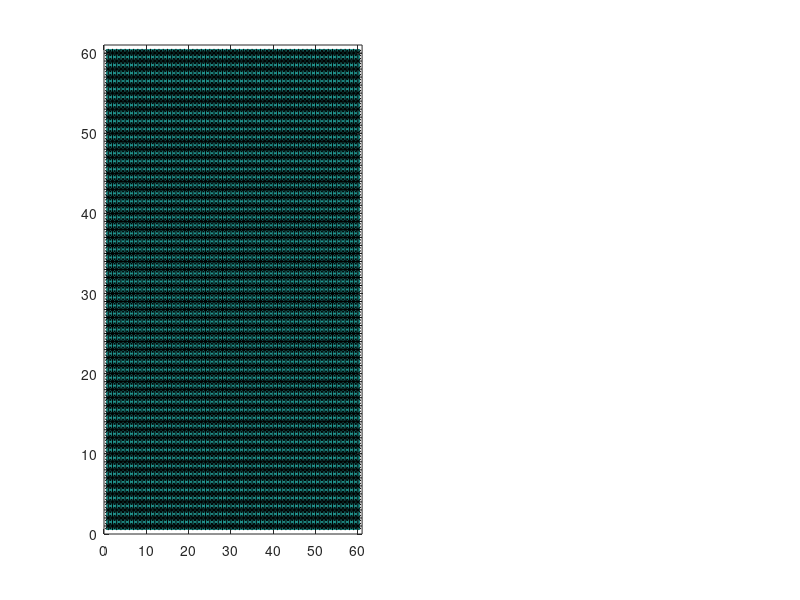

This chart was generated by the following MATLAB code: (Note: this script raises an error after producing the figure.)
clear all;
clc;
% close all;


voxel_num = 10^2;
POP_per_voxel = 6^2;
POP_num = voxel_num * POP_per_voxel;

FPM = zeros(sqrt(POP_num),sqrt(POP_num));
ditherer = ones(2,2);

x = linspace(1,sqrt(POP_num),sqrt(POP_num));
y = x;
[X,Y] = meshgrid(x,y);

ditherer_x = linspace(1,sqrt(POP_per_voxel),sqrt(POP_per_voxel));
ditherer_y = ditherer_x;
[ditherer_X, ditherer_Y] = meshgrid(ditherer_x,ditherer_y);


%% Plot Initial
figure(1);
subplot(1,2,1)
imagesc(x,y,FPM);
hold on
plot(X,Y,'k*');
hold off
axis xy;
axis([0,sqrt(POP_num)+1,0,sqrt(POP_num)+1]);
sqar;
subplot(1,2,2)
imagesc(ditherer_x,ditherer_y,ditherer)
hold on
plot(ditherer_X,ditherer_Y,'k*')
hold off
axis xy;
sqar;
colormap(gray(256));
drawnow;
% 
% 
% %% Set the first column
% 
% for m = 1:length(x)-1
%     for n = 1:sqrt(POP_per_voxel)
%         FPM(m,n) = FPM(m,n) + 1;
%         FPM(m+1,n) = FPM(m+1,n) + 1;
%     end
% end
% 
% figure(1);
% subplot(1,2,1)
% % imagesc(x,y,FPM);
% hold on
% for m = 1:length(x)
%     for n = 1:length(y)
%         if FPM(m,n) == 1
%             plot(X(m,n),Y(m,n),'g*');
%         elseif FPM(m,n) == 2
%             plot(X(m,n),Y(m,n),'b*');
%         elseif FPM(m,n) == 0
%             plot(X(m,n),Y(m,n),'k*');
%         end
%     end
% end
% 
% hold off
% axis xy;
% axis([0,sqrt(POP_num)+1,0,sqrt(POP_num)+1]);
% sqar;
% drawnow;
% %% Move to second column
% 
% for m = 1:length(x)-1
%     for n = 1:sqrt(POP_per_voxel)
%         FPM(m,n+1) = FPM(m,n+1) + 1;
%         FPM(m+1,n+1) = FPM(m+1,n+1) + 1;
%     end
% end
% 
% figure(1);
% subplot(1,2,1)
% % imagesc(x,y,FPM);
% hold on
% for m = 1:length(x)
%     for n = 1:length(y)
%         if FPM(m,n) == 1
%             plot(X(m,n),Y(m,n),'g*');
%         elseif FPM(m,n) == 2
%             plot(X(m,n),Y(m,n),'b*');
%         elseif FPM(m,n) == 4
%             plot(X(m,n),Y(m,n),'r*');
%         elseif FPM(m,n) == 6
%             plot(X(m,n),Y(m,n),'y*');
%         elseif FPM(m,n) == 0
%             plot(X(m,n),Y(m,n),'k*');
%         end
%     end
% end
% 
% hold off
% axis xy;
% axis([0,sqrt(POP_num)+1,0,sqrt(POP_num)+1]);
% sqar;
% drawnow;
% %% Move to third column
% for m = 1:length(x)-1
%     for n = 1:sqrt(POP_per_voxel)
%         FPM(m,n+2) = FPM(m,n+2) + 1;
%         FPM(m+1,n+2) = FPM(m+1,n+2) + 1;
%     end
% end
% 
% 
% figure(1);
% subplot(1,2,1)
% % imagesc(x,y,FPM);
% hold on
% for m = 1:length(x)
%     for n = 1:length(y)
%         if FPM(m,n) == 1
%             plot(X(m,n),Y(m,n),'g*');
%         elseif FPM(m,n) == 2
%             plot(X(m,n),Y(m,n),'b*');
%         elseif FPM(m,n) == 4
%             plot(X(m,n),Y(m,n),'r*');
%         elseif FPM(m,n) == 6
%             plot(X(m,n),Y(m,n),'y*');
%         elseif FPM(m,n) == 8
%             plot(X(m,n),Y(m,n),'c*');
%         elseif FPM(m,n) == 10
%             plot(X(m,n),Y(m,n),'m*');
%         elseif FPM(m,n) == 0
%             plot(X(m,n),Y(m,n),'k*');
%         end
%     end
% end
% 
% hold off
% axis xy;
% axis([0,sqrt(POP_num)+1,0,sqrt(POP_num)+1]);
% sqar;
% drawnow;
% 
% 
%% Full Set
clf;
FPM = zeros(sqrt(POP_num),sqrt(POP_num));
figure(1);
subplot(1,2,1)
imagesc(x,y,FPM);
hold on
plot(X,Y,'k*');
hold off
axis xy;
axis([0,sqrt(POP_num)+1,0,sqrt(POP_num)+1]);
sqar;
subplot(1,2,2)
imagesc(ditherer_x,ditherer_y,ditherer)
hold on
plot(ditherer_X,ditherer_Y,'k*')
hold off
axis xy;
sqar;
colormap(gray(256));
drawnow;


for k = 0:length(x)-sqrt(POP_per_voxel)
    for m = 1:length(x)-1
        for n = 1:sqrt(POP_per_voxel)
            FPM(m,n+k) = FPM(m,n+k) + 1;
            FPM(m+1,n+k) = FPM(m+1,n+k) + 1;             
        end
    end  
figure(1);
subplot(1,2,1)
% imagesc(x,y,FPM);
hold on
for m = 1:length(x)
    for n = k+1:k+sqrt(POP_per_voxel)
        if FPM(m,n) == 1
            plot(X(m,n),Y(m,n),'g*');
        elseif FPM(m,n) == 2
            plot(X(m,n),Y(m,n),'b*');
        elseif FPM(m,n) == 3
            plot(X(m,n),Y(m,n),'r.');
        elseif FPM(m,n) == 4
            plot(X(m,n),Y(m,n),'r*');
        elseif FPM(m,n) == 5
            plot(X(m,n),Y(m,n),'y.');
        elseif FPM(m,n) == 6
            plot(X(m,n),Y(m,n),'y*');
        elseif FPM(m,n) == 7
            plot(X(m,n),Y(m,n),'c.');
        elseif FPM(m,n) == 8
            plot(X(m,n),Y(m,n),'c*');
        elseif FPM(m,n) == 9
            plot(X(m,n),Y(m,n),'m.');
        elseif FPM(m,n) == 10
            plot(X(m,n),Y(m,n),'m*');
        elseif FPM(m,n) == 11
            plot(X(m,n),Y(m,n),'k.');
        elseif FPM(m,n) == 12
            plot(X(m,n),Y(m,n),'w*');
        elseif FPM(m,n) == 0
            plot(X(m,n),Y(m,n),'k*');
        end
    end
end

hold off
axis xy;
axis([0,sqrt(POP_num)+1,0,sqrt(POP_num)+1]);
sqar;
drawnow;
end
